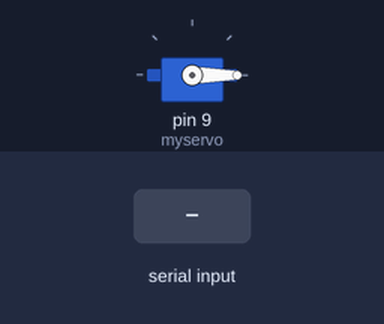
Recording of a sketch running on a simulated Arduino Uno, built with avr-gcc and run on an emulated ATmega328P. On the bench: servo. Inputs (shaded band) come from the test bench. What the sketch prints to the serial monitor is not drawn.

Above: at 1.2 s.
1.3 s: "=" received over Serial
At 1.9 s:
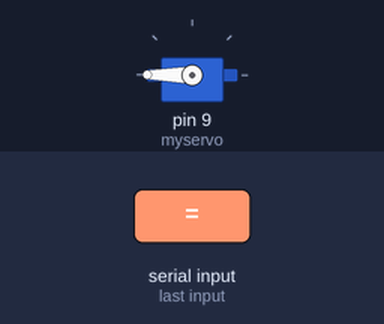
2.8 s: "90,45\n" received over Serial
Timing chart, 0 to 5.8 s (numbered marks = the images above; inputs shaded):
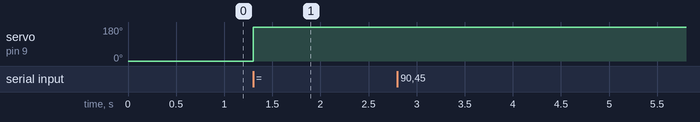

Measured:
- after the input at 1.3 s, servo on pin 9 (myservo): 0° → 180° at once
- after the input at 2.8 s, every drawn part: stays the same

The sketch:

cod3.ino
```cpp
#include <Servo.h>

Servo myservo;
int number = 0;
int first = 1;
void setup() {
  Serial.begin(9600);
  myservo.attach(9, 1000, 2000);
  myservo.writeMicroseconds(700);
  delay(15);
}

void loop() {
  char recieve = Serial.read();

  if (recieve)
  {
    if (recieve >= '0' && recieve <= '9')
    {
      if (first == 1 && recieve == '0')
        return;
      number = (number * 10) + recieve - 48;
      Serial.write(recieve);
      first = 0;
    }
    else if (recieve == '=')
    {
      if (number > 180)
        number = myservo.read();
        myservo.write(180 - number);
      Serial.write(12);
      number = 0;
      first = 1;
    }
  }

}
```
